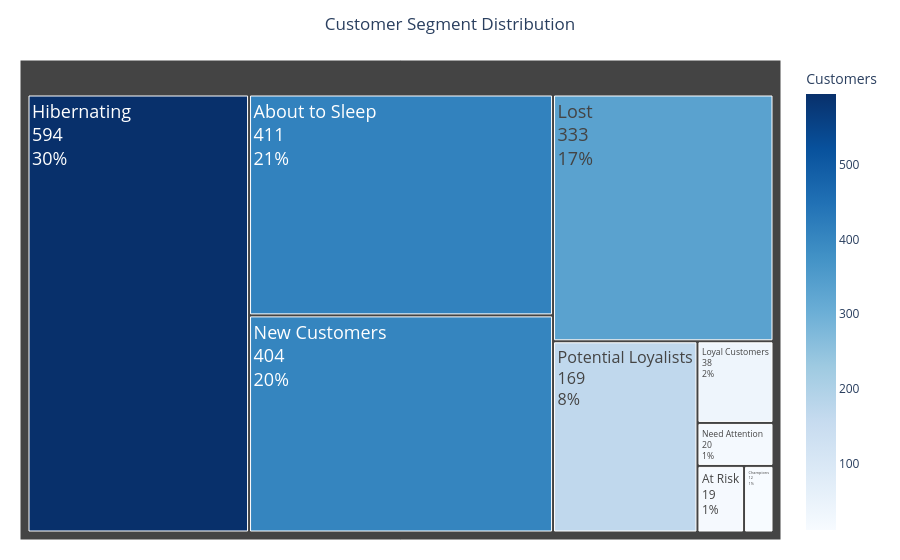

Notebook source saved alongside this figure:
### Markdown cell above
### Tree Map Using Plotly
-**plotly interactive output may not be available on github**

### Code cell
import plotly.express as px

segment_summary = (
    rfm["Segment"]
    .value_counts()
    .reset_index()
)

segment_summary.columns = ["Segment", "Customers"]

fig = px.treemap(
    segment_summary,
    path=["Segment"],
    values="Customers",
    color="Customers",
    color_continuous_scale="Blues",
)

fig.update_traces(
    textinfo="label+value+percent root",
    textfont_size=18,
)

fig.update_layout(
    title="Customer Segment Distribution",
    title_x=0.5,
    margin=dict(t=60, l=20, r=20, b=20)
)

fig.show()

### Figure 1 — Plotly figure (JSON) as saved in the notebook; plotly's stock layout.template omitted (floating-point values rounded to 4 significant figures)
{"data": [{"branchvalues": "total", "customdata": [[594.0], [411.0], [404.0], [333.0], [169.0], [38.0], [20.0], [19.0], [12.0]], "domain": {"x": [0, 1], "y": [0, 1]}, "hovertemplate": "labels=%{label}<br>Customers_sum=%{value}<br>parent=%{parent}<br>id=%{id}<br>Customers=%{color}<extra></extra>", "ids": ["Hibernating", "About to Sleep", "New Customers", "Lost", "Potential Loyalists", "Loyal Customers", "Need Attention", "At Risk", "Champions"], "labels": ["Hibernating", "About to Sleep", "New Customers", "Lost", "Potential Loyalists", "Loyal Customers", "Need Attention", "At Risk", "Champions"], "marker": {"coloraxis": "coloraxis", "colors": [594.0, 411.0, 404.0, 333.0, 169.0, 38.0, 20.0, 19.0, 12.0]}, "name": "", "parents": ["", "", "", "", "", "", "", "", ""], "textfont": {"size": 18}, "textinfo": "label+value+percent root", "type": "treemap", "values": [594.0, 411.0, 404.0, 333.0, 169.0, 38.0, 20.0, 19.0, 12.0]}], "layout": {"coloraxis": {"autocolorscale": false, "colorbar": {"title": {"text": "Customers"}}, "colorscale": [[0, "rgb(247,251,255)"], [0.125, "rgb(222,235,247)"], [0.25, "rgb(198,219,239)"], [0.375, "rgb(158,202,225)"], [0.5, "rgb(107,174,214)"], [0.625, "rgb(66,146,198)"], [0.75, "rgb(33,113,181)"], [0.875, "rgb(8,81,156)"], [1, "rgb(8,48,107)"]]}, "legend": {"tracegroupgap": 0}, "margin": {"b": 20, "l": 20, "r": 20, "t": 60}, "title": {"text": "Customer Segment Distribution", "x": 0.5}}}
